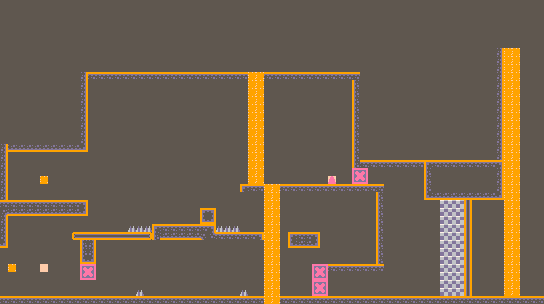

A 2D game scene composited from a Tiled map and its tileset images. What follows is a short description and the map's XML, with each tile layer's data collapsed to a summary:
An orthogonal 68x38 tile map with 8x8 px tiles, 4 tile layers (tiles, collide, spawns, waterfall).

<map version="1.10" tiledversion="1.11.2" orientation="orthogonal" renderorder="right-down" width="68" height="38" tilewidth="8" tileheight="8" infinite="0" nextlayerid="7" nextobjectid="5">
 <tileset firstgid="1" source="sample-sheet.tsx" />
 <layer id="1" name="tiles" width="68" height="38">
  <data>[2584 cells, 2463 non-empty, 8 distinct tile ids]</data>
 </layer>
 <layer id="2" name="collide" width="68" height="38">
  <data>[2584 cells, 386 non-empty, 20 distinct tile ids]</data>
 </layer>
 <layer id="3" name="spawns" width="68" height="38">
  <data>[2584 cells, 5 non-empty, 4 distinct tile ids]</data>
 </layer>
 <layer id="4" name="waterfall" width="68" height="38">
  <data>[2584 cells, 120 non-empty, 1 distinct tile ids]</data>
 </layer>
 <objectgroup id="6" name="ui" />
</map>
